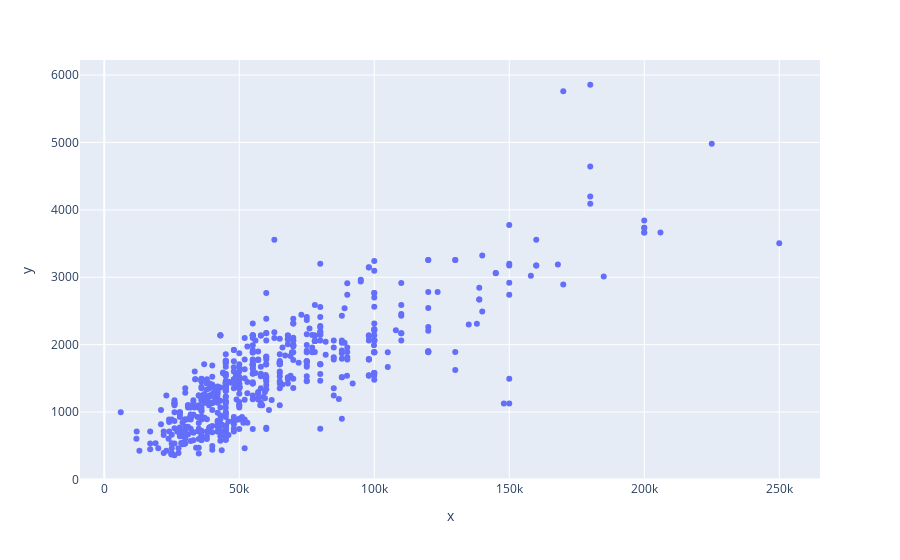

Write notebook code for a chart like this one.
### Code cell
import plotly.express as px
px.scatter(x=df['Price'],y=df['Sqft'])

### Figure 1 — Plotly figure (JSON) as saved in the notebook; plotly's stock layout.template omitted (floating-point values rounded to 4 significant figures; data arrays with more than 128 entries replaced by an {"elided": "..."} marker saying what was removed)
{"data": [{"hovertemplate": "x=%{x}<br>y=%{y}<extra></extra>", "legendgroup": "", "marker": {"color": "#636efa", "symbol": "circle"}, "mode": "markers", "name": "", "orientation": "v", "showlegend": false, "type": "scatter", "x": {"elided": "645 int values"}, "xaxis": "x", "y": {"elided": "645 float values"}, "yaxis": "y"}], "layout": {"legend": {"tracegroupgap": 0}, "margin": {"t": 60}, "xaxis": {"anchor": "y", "domain": [0, 1], "title": {"text": "x"}}, "yaxis": {"anchor": "x", "domain": [0, 1], "title": {"text": "y"}}}}
